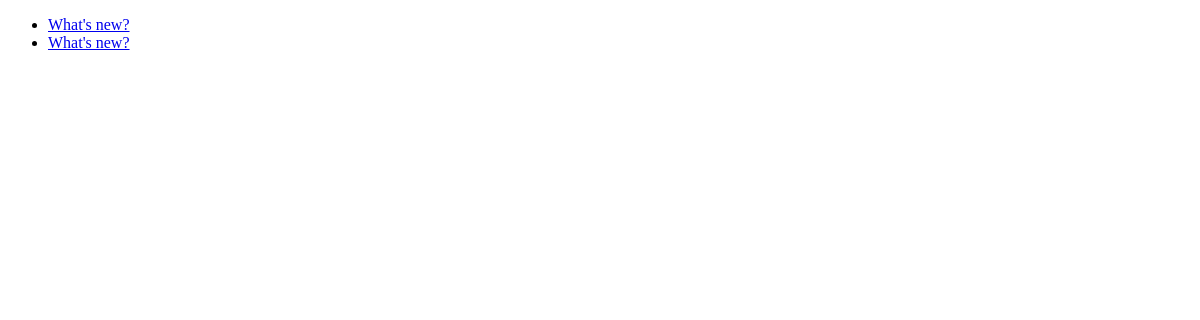
/polls/, run on an earlier commit of the app's database.
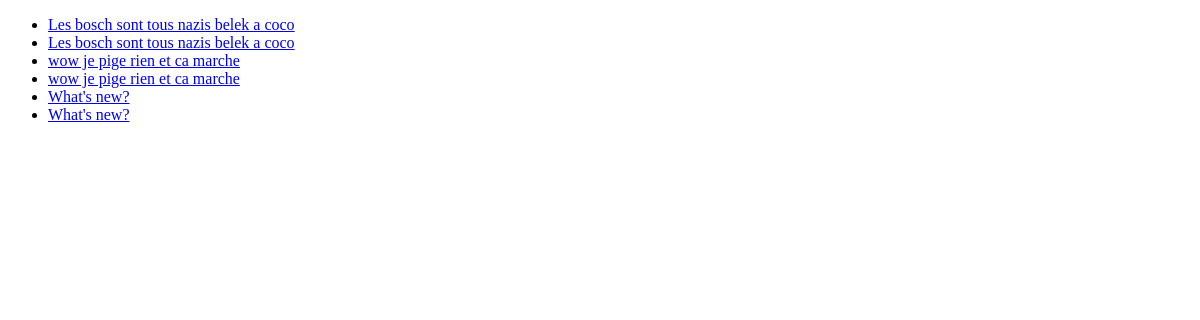
And on a later commit of the database.
### polls/models.py (models this page shows, shortened)
class Question(models.Model):
    question_text = models.CharField(max_length=200)
    pub_date = models.DateTimeField('date published')

### polls/views.py (the view)
def index(request):
    latest_question_list = Question.objects.order_by('-pub_date')[:5]
    template = loader.get_template('polls/index.html')
    context = {
        'latest_question_list': latest_question_list,
    }
    return HttpResponse(template.render(context, request))

### polls/template/polls/index.html (shortened to what this page needs)
<!DOCTYPE HTML>
<html>
<head>
</head>
<body>
    {% if latest_question_list %}
    <ul>
    {% for question in latest_question_list %}
       <li><a href="{% url 'detail' question.id %}">{{ question.question_text }}</a></li>
        <li><a href="{% url 'polls:detail' question.id %}">{{ question.question_text }}</a></li>
    {% endfor %}
    </ul>
    {% else %}
    <p>No polls are available.</p>
    {% endif %}
</body>
</html>

What changed in the data, as far as the page shows it:
added Question: question_text "Les bosch sont tous nazis belek a coco"
added Question: question_text "wow je pige rien et ca marche"
